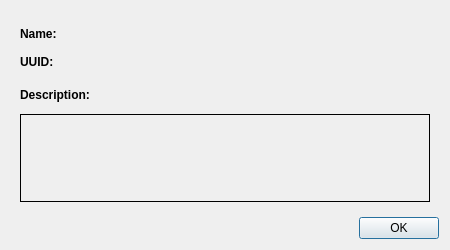
<?xml version="1.0" encoding="UTF-8"?>
<ui version="4.0">
 <class>InspectionTypeInfoDialog</class>
 <widget class="QDialog" name="InspectionTypeInfoDialog">
  <property name="geometry">
   <rect>
    <x>0</x>
    <y>0</y>
    <width>450</width>
    <height>250</height>
   </rect>
  </property>
  <property name="minimumSize">
   <size>
    <width>450</width>
    <height>250</height>
   </size>
  </property>
  <property name="maximumSize">
   <size>
    <width>450</width>
    <height>300</height>
   </size>
  </property>
  <property name="windowTitle">
   <string>Inspection Type Information</string>
  </property>
  <layout class="QVBoxLayout" name="verticalLayout_2">
   <item>
    <widget class="QWidget" name="generalW" native="true">
     <layout class="QVBoxLayout" name="verticalLayout_3">
      <item>
       <widget class="QWidget" name="informationW" native="true">
        <layout class="QGridLayout" name="gridLayout">
         <property name="leftMargin">
          <number>0</number>
         </property>
         <property name="topMargin">
          <number>0</number>
         </property>
         <property name="rightMargin">
          <number>0</number>
         </property>
         <property name="bottomMargin">
          <number>0</number>
         </property>
         <property name="horizontalSpacing">
          <number>0</number>
         </property>
         <property name="verticalSpacing">
          <number>1</number>
         </property>
         <item row="0" column="1">
          <widget class="QLabel" name="nameL">
           <property name="sizePolicy">
            <sizepolicy hsizetype="Expanding" vsizetype="Preferred">
             <horstretch>0</horstretch>
             <verstretch>0</verstretch>
            </sizepolicy>
           </property>
           <property name="font">
            <font>
             <weight>50</weight>
             <bold>false</bold>
            </font>
           </property>
           <property name="text">
            <string/>
           </property>
           <property name="alignment">
            <set>Qt::AlignLeading|Qt::AlignLeft|Qt::AlignVCenter</set>
           </property>
          </widget>
         </item>
         <item row="0" column="0">
          <widget class="QLabel" name="label_3">
           <property name="minimumSize">
            <size>
             <width>120</width>
             <height>27</height>
            </size>
           </property>
           <property name="maximumSize">
            <size>
             <width>150</width>
             <height>27</height>
            </size>
           </property>
           <property name="font">
            <font>
             <weight>75</weight>
             <bold>true</bold>
            </font>
           </property>
           <property name="text">
            <string>Name:</string>
           </property>
          </widget>
         </item>
         <item row="1" column="1">
          <widget class="QLabel" name="uuidL">
           <property name="sizePolicy">
            <sizepolicy hsizetype="Preferred" vsizetype="Preferred">
             <horstretch>0</horstretch>
             <verstretch>0</verstretch>
            </sizepolicy>
           </property>
           <property name="font">
            <font>
             <weight>50</weight>
             <bold>false</bold>
            </font>
           </property>
           <property name="text">
            <string/>
           </property>
           <property name="alignment">
            <set>Qt::AlignLeading|Qt::AlignLeft|Qt::AlignVCenter</set>
           </property>
          </widget>
         </item>
         <item row="1" column="0">
          <widget class="QLabel" name="label_6">
           <property name="minimumSize">
            <size>
             <width>120</width>
             <height>27</height>
            </size>
           </property>
           <property name="maximumSize">
            <size>
             <width>150</width>
             <height>27</height>
            </size>
           </property>
           <property name="font">
            <font>
             <weight>75</weight>
             <bold>true</bold>
            </font>
           </property>
           <property name="text">
            <string>UUID:</string>
           </property>
          </widget>
         </item>
        </layout>
       </widget>
      </item>
      <item>
       <widget class="QWidget" name="descriptionW" native="true">
        <layout class="QVBoxLayout" name="verticalLayout">
         <property name="leftMargin">
          <number>0</number>
         </property>
         <property name="topMargin">
          <number>0</number>
         </property>
         <property name="rightMargin">
          <number>0</number>
         </property>
         <property name="bottomMargin">
          <number>0</number>
         </property>
         <item>
          <widget class="QLabel" name="label_5">
           <property name="minimumSize">
            <size>
             <width>120</width>
             <height>27</height>
            </size>
           </property>
           <property name="maximumSize">
            <size>
             <width>150</width>
             <height>27</height>
            </size>
           </property>
           <property name="font">
            <font>
             <weight>75</weight>
             <bold>true</bold>
            </font>
           </property>
           <property name="text">
            <string>Description:</string>
           </property>
          </widget>
         </item>
         <item>
          <widget class="QLabel" name="descriptionL">
           <property name="sizePolicy">
            <sizepolicy hsizetype="Preferred" vsizetype="MinimumExpanding">
             <horstretch>0</horstretch>
             <verstretch>0</verstretch>
            </sizepolicy>
           </property>
           <property name="minimumSize">
            <size>
             <width>0</width>
             <height>0</height>
            </size>
           </property>
           <property name="frameShape">
            <enum>QFrame::Box</enum>
           </property>
           <property name="text">
            <string/>
           </property>
           <property name="textFormat">
            <enum>Qt::PlainText</enum>
           </property>
           <property name="alignment">
            <set>Qt::AlignLeading|Qt::AlignLeft|Qt::AlignTop</set>
           </property>
          </widget>
         </item>
        </layout>
       </widget>
      </item>
     </layout>
    </widget>
   </item>
   <item>
    <widget class="QDialogButtonBox" name="buttonsBox">
     <property name="orientation">
      <enum>Qt::Horizontal</enum>
     </property>
     <property name="standardButtons">
      <set>QDialogButtonBox::Ok</set>
     </property>
    </widget>
   </item>
  </layout>
 </widget>
 <resources/>
 <connections>
  <connection>
   <sender>buttonsBox</sender>
   <signal>accepted()</signal>
   <receiver>InspectionTypeInfoDialog</receiver>
   <slot>accept()</slot>
   <hints>
    <hint type="sourcelabel">
     <x>224</x>
     <y>378</y>
    </hint>
    <hint type="destinationlabel">
     <x>224</x>
     <y>199</y>
    </hint>
   </hints>
  </connection>
  <connection>
   <sender>buttonsBox</sender>
   <signal>rejected()</signal>
   <receiver>InspectionTypeInfoDialog</receiver>
   <slot>reject()</slot>
   <hints>
    <hint type="sourcelabel">
     <x>224</x>
     <y>378</y>
    </hint>
    <hint type="destinationlabel">
     <x>224</x>
     <y>199</y>
    </hint>
   </hints>
  </connection>
 </connections>
</ui>
